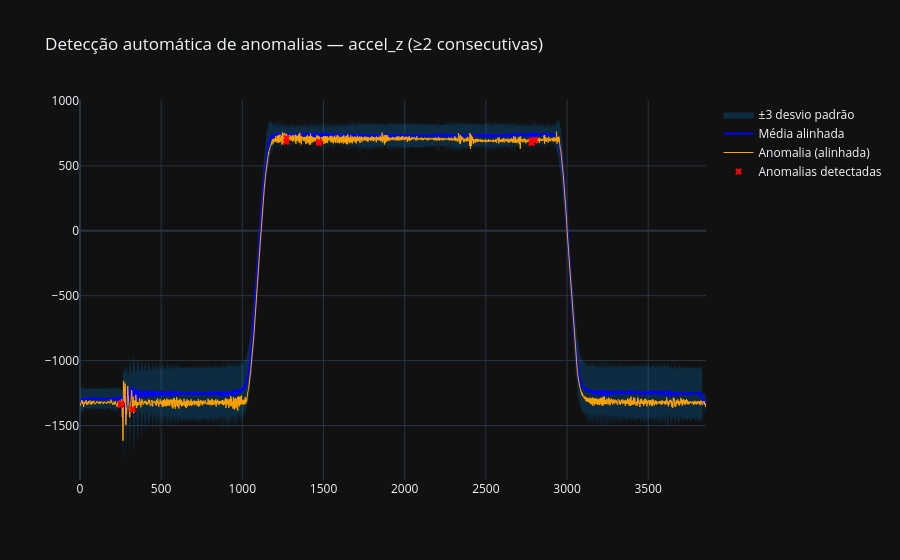

Notebook source saved alongside this figure:
### Code cell
col = "accel_z"
k = 3


raw = df_anomalia_alinhado[:, 0]
x_aligned = np.arange(len(raw))


mean = df_base[f"aligned_mean_{col}"].values
std  = df_base[f"aligned_std_{col}"].values

upper = mean + k*std
lower = mean - k*std


anomaly_mask = (raw > mean + k*std) | (raw < mean - k*std)


filtered_mask = np.zeros_like(anomaly_mask, dtype=bool)
consecutive_count = 0
start_idx = None

ConAn = 2

for i in range(len(anomaly_mask)):
    if anomaly_mask[i]:
        if consecutive_count == 0:
            start_idx = i
        consecutive_count += 1
    else:
        if consecutive_count >= ConAn:
            filtered_mask[start_idx:i] = True
        consecutive_count = 0


if consecutive_count >= 5:
    filtered_mask[start_idx:] = True

print(f"{filtered_mask.sum()} anomalias detectadas (sequências de pelo menos {ConAn})")

x_anom = x_aligned[filtered_mask]
y_anom = raw[filtered_mask]

fig = go.Figure()

fig.add_trace(go.Scatter(
    x=np.concatenate([x_aligned, x_aligned[::-1]]),
    y=np.concatenate([upper, lower[::-1]]),
    fill='toself',
    fillcolor='rgba(0, 150, 255, 0.2)',
    line=dict(color='rgba(255,255,255,0)'),
    hoverinfo="skip",
    name="±3 desvio padrão"
))

fig.add_trace(go.Scatter(
    x=x_aligned,
    y=mean,
    mode='lines',
    line=dict(color='blue', width=2),
    name='Média alinhada'
))

fig.add_trace(go.Scatter(
    x=x_aligned,
    y=raw,
    mode='lines',
    line=dict(color='orange', width=1),
    name='Anomalia (alinhada)'
))

fig.add_trace(go.Scatter(
    x=x_anom,
    y=y_anom,
    mode='markers',
    marker=dict(color='red', size=6, symbol='x'),
    name='Anomalias detectadas'
))

fig.update_layout(
    title=f"Detecção automática de anomalias — {col} (≥{ConAn} consecutivas)",
    template="plotly_dark",
)

fig.show()

### Figure 1 — Plotly figure (JSON) as saved in the notebook; plotly's stock layout.template omitted (floating-point values rounded to 4 significant figures; data arrays with more than 128 entries replaced by an {"elided": "..."} marker saying what was removed)
{"data": [{"fill": "toself", "fillcolor": "rgba(0, 150, 255, 0.2)", "hoverinfo": "skip", "line": {"color": "rgba(255,255,255,0)"}, "name": "±3 desvio padrão", "type": "scatter", "x": {"elided": "7714 int values"}, "y": {"elided": "7714 float values"}}, {"line": {"color": "blue", "width": 2}, "mode": "lines", "name": "Média alinhada", "type": "scatter", "x": {"elided": "3857 int values"}, "y": {"elided": "3857 float values"}}, {"line": {"color": "orange", "width": 1}, "mode": "lines", "name": "Anomalia (alinhada)", "type": "scatter", "x": {"elided": "3857 int values"}, "y": {"elided": "3857 int values"}}, {"marker": {"color": "red", "size": 6, "symbol": "x"}, "mode": "markers", "name": "Anomalias detectadas", "type": "scatter", "x": [251, 252, 253, 254, 324, 325, 1271, 1272, 1472, 1473, 2781, 2782, 2800, 2801, 2802], "y": [-1340, -1336, -1333, -1334, -1374, -1376, 686, 714, 676, 687, 676, 697, 700, 699, 695]}], "layout": {"title": {"text": "Detecção automática de anomalias — accel_z (≥2 consecutivas)"}}}
